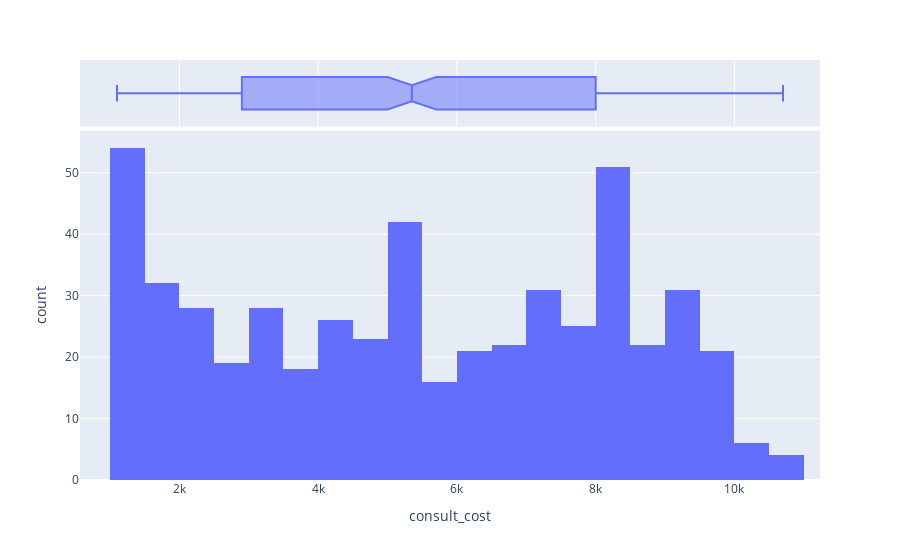

The notebook cell saved with this chart:
### Code cell
px.histogram(simulated_dataframe, x="consult_cost", marginal="box")

### Figure 1 — Plotly figure (JSON) as saved in the notebook; plotly's stock layout.template omitted (floating-point values rounded to 4 significant figures; data arrays with more than 128 entries replaced by an {"elided": "..."} marker saying what was removed)
{"data": [{"alignmentgroup": "True", "bingroup": "x", "hovertemplate": "consult_cost=%{x}<br>count=%{y}<extra></extra>", "legendgroup": "", "marker": {"color": "#636efa", "pattern": {"shape": ""}}, "name": "", "offsetgroup": "", "orientation": "v", "showlegend": false, "type": "histogram", "x": {"elided": "520 int values"}, "xaxis": "x", "yaxis": "y"}, {"alignmentgroup": "True", "hovertemplate": "consult_cost=%{x}<extra></extra>", "legendgroup": "", "marker": {"color": "#636efa"}, "name": "", "notched": true, "offsetgroup": "", "showlegend": false, "type": "box", "x": {"elided": "520 int values"}, "xaxis": "x2", "yaxis": "y2"}], "layout": {"barmode": "relative", "legend": {"tracegroupgap": 0}, "margin": {"t": 60}, "xaxis": {"anchor": "y", "domain": [0, 1], "title": {"text": "consult_cost"}}, "xaxis2": {"anchor": "y2", "domain": [0, 1], "matches": "x", "showgrid": true, "showticklabels": false}, "yaxis": {"anchor": "x", "domain": [0, 0.8316], "title": {"text": "count"}}, "yaxis2": {"anchor": "x2", "domain": [0.8416, 1], "matches": "y2", "showgrid": false, "showline": false, "showticklabels": false, "ticks": ""}}}
